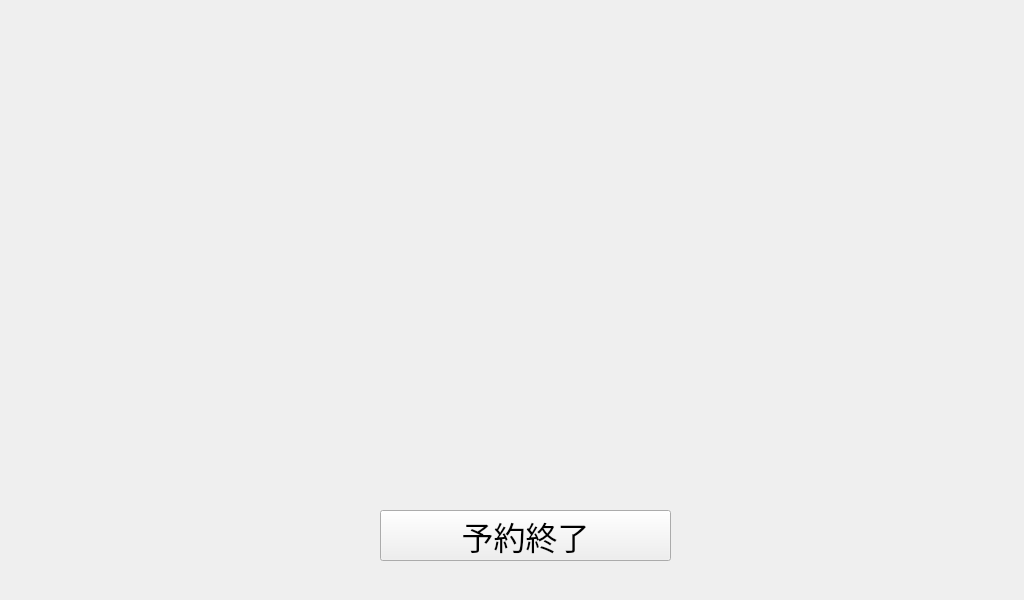
<?xml version="1.0" encoding="UTF-8"?>
<ui version="4.0">
 <class>MainWindow</class>
 <widget class="QMainWindow" name="MainWindow">
  <property name="geometry">
   <rect>
    <x>0</x>
    <y>0</y>
    <width>1024</width>
    <height>600</height>
   </rect>
  </property>
  <property name="windowTitle">
   <string>MainWindow</string>
  </property>
  <widget class="QWidget" name="centralwidget">
   <widget class="QPushButton" name="btnGoBack">
    <property name="geometry">
     <rect>
      <x>380</x>
      <y>510</y>
      <width>291</width>
      <height>51</height>
     </rect>
    </property>
    <property name="font">
     <font>
      <pointsize>24</pointsize>
     </font>
    </property>
    <property name="text">
     <string>予約終了</string>
    </property>
   </widget>
  </widget>
 </widget>
 <resources/>
 <connections/>
</ui>
